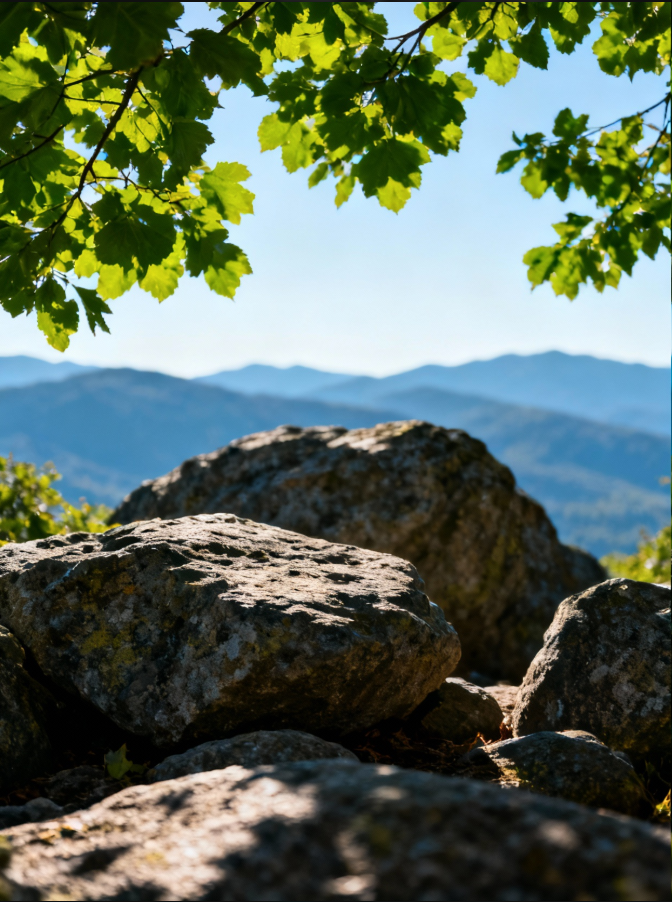
#> input picture trial2/img1.png, 672 x 902 px
$ jupyter execute withaddedanalysis.ipynb   (older library calls are emulated)
#> lines starting #> are read from the running program, lines starting #| are printed output that depends on the picture
[cell 1]
import numpy as np
import cv2
import matplotlib.pyplot as plt
from scipy.sparse import lil_matrix, csr_matrix
from scipy.sparse.linalg import spsolve
import maxflow
from typing import Tuple, Dict

class ImageFusionPipeline:
    #edge aware img fusion through intelligent region selection and gradie4nt blending

    def __init__(self, img1_path: str, img2_path: str):
#> called with img1_path = 'image1.jpg', img2_path = 'image2.jpg'
        self.img1 = cv2.imread("img1.png")
#> self.img1 is the input picture: shape (902, 672, 3); mean B, G, R 92.1, 108.1, 93.1
        self.img2 = cv2.imread("img2.png")
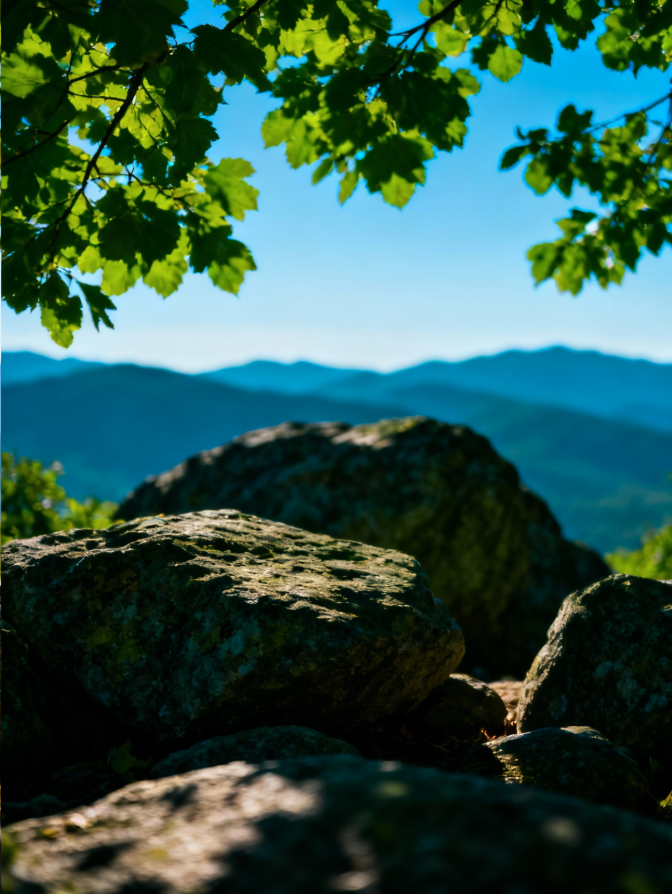
#> input picture trial2/img2.png, 672 x 894 px
#> self.img2 is the input picture: shape (894, 672, 3); mean B, G, R 74.7, 86.3, 47.5

        if self.img1 is None or self.img2 is None:
            raise ValueError("Could not read one or both images")

        #resizing to match
        if self.img1.shape != self.img2.shape:
            h, w = min(self.img1.shape[0], self.img2.shape[0]), min(self.img1.shape[1], self.img2.shape[1])
            self.img1 = cv2.resize(self.img1, (w, h))
#> self.img1: shape (894, 672, 3)
            self.img2 = cv2.resize(self.img2, (w, h))

        self.img1_rgb = cv2.cvtColor(self.img1, cv2.COLOR_BGR2RGB)
        self.img2_rgb = cv2.cvtColor(self.img2, cv2.COLOR_BGR2RGB)

        #analysis results
        self.analysis = None
        self.mask = None
        self.blended = None
        self.refined = None

    def analyze_images(self) -> Dict:
        #analysing both images to determine their characteristics:
        #- structure/sharpness (edge strength, local contrast)
        #- appearance (color richness, brightness, saturation)
        #returns : dictionary with analysis metrics for decision-making
        print("\nAnalyzing Image Characteristics")

        #convert to grayscale for structure analysis
        gray1 = cv2.cvtColor(self.img1, cv2.COLOR_BGR2GRAY)
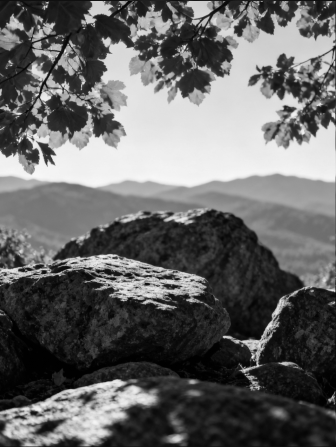
#> gray1: shape (894, 672) (shown at 1/2 size); min 0, max 249, mean 101.7
        gray2 = cv2.cvtColor(self.img2, cv2.COLOR_BGR2GRAY)
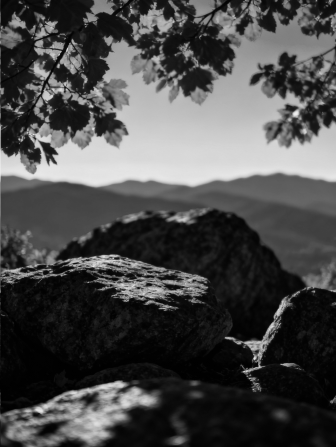
#> gray2: shape (894, 672) (shown at 1/2 size); min 0, max 243, mean 73.4

        #1. STRUCTURE ANALYSIS: Edge strength and local contrast
        #sobel gradients for edge detection
        sobelx1 = cv2.Sobel(gray1, cv2.CV_64F, 1, 0, ksize=3)
        sobely1 = cv2.Sobel(gray1, cv2.CV_64F, 0, 1, ksize=3)
        edge_mag1 = np.sqrt(sobelx1**2 + sobely1**2)

        sobelx2 = cv2.Sobel(gray2, cv2.CV_64F, 1, 0, ksize=3)
        sobely2 = cv2.Sobel(gray2, cv2.CV_64F, 0, 1, ksize=3)
        edge_mag2 = np.sqrt(sobelx2**2 + sobely2**2)

        #local contrast using Laplacian
        lap1 = cv2.Laplacian(gray1, cv2.CV_64F)
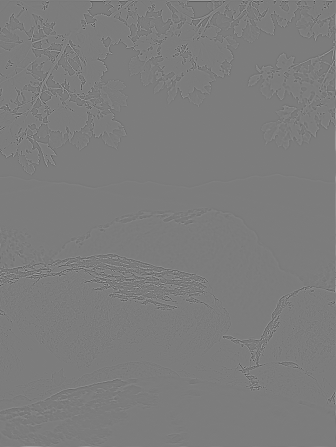
#> lap1: shape (894, 672) float64 (shown at 1/2 size); min -364, max 382, mean 0.1; drawn with min black and max white
        lap2 = cv2.Laplacian(gray2, cv2.CV_64F)
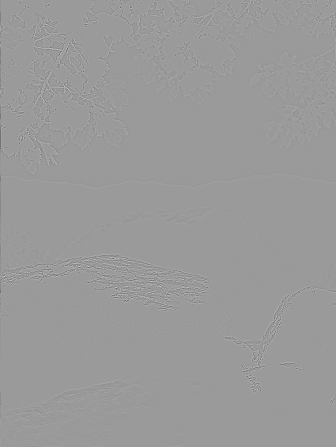
#> lap2: shape (894, 672) float64 (shown at 1/2 size); min -412, max 269, mean -0.1; drawn with min black and max white

        #structure metrics
        edge_strength1 = np.mean(edge_mag1)
#> edge_strength1 = 58.58
        edge_strength2 = np.mean(edge_mag2)
#> edge_strength2 = 43.97
        contrast1 = np.std(lap1)
#> contrast1 = 21.89
        contrast2 = np.std(lap2)
#> contrast2 = 17.99
        sharpness1 = np.mean(np.abs(lap1))
#> sharpness1 = 10.09
        sharpness2 = np.mean(np.abs(lap2))
#> sharpness2 = 8.04

        #2. APPEARANCE ANALYSIS: Color and brightness
        #convert to HSV for color analysis
        hsv1 = cv2.cvtColor(self.img1, cv2.COLOR_BGR2HSV)
#> hsv1: shape (894, 672, 3); mean H, S, V 58.1, 119.2, 118.4
        hsv2 = cv2.cvtColor(self.img2, cv2.COLOR_BGR2HSV)
#> hsv2: shape (894, 672, 3); mean H, S, V 68.6, 194.3, 97.4

        #color richness (saturation)
        saturation1 = np.mean(hsv1[:, :, 1])
#> saturation1 = 119.2
        saturation2 = np.mean(hsv2[:, :, 1])
#> saturation2 = 194.3

        #brightness
        brightness1 = np.mean(hsv1[:, :, 2])
#> brightness1 = 118.4
        brightness2 = np.mean(hsv2[:, :, 2])
#> brightness2 = 97.36

        #color variance (how varied the colors are)
        color_var1 = np.std(self.img1_rgb, axis=(0, 1)).mean()
#> color_var1 = 86.03
        color_var2 = np.std(self.img2_rgb, axis=(0, 1)).mean()
#> color_var2 = 78.87

        analysis = {
            'edge_strength': (edge_strength1, edge_strength2),
            'contrast': (contrast1, contrast2),
            'sharpness': (sharpness1, sharpness2),
            'saturation': (saturation1, saturation2),
            'brightness': (brightness1, brightness2),
            'color_variance': (color_var1, color_var2),
            'edge_maps': (edge_mag1, edge_mag2),
            'laplacian': (lap1, lap2)
        }

        print(f"\nImage 1:")
        print(f"  Structure - Edge Strength: {edge_strength1:.2f}, Contrast: {contrast1:.2f}, Sharpness: {sharpness1:.2f}")
#|   Structure - Edge Strength: 58.58, Contrast: 21.89, Sharpness: 10.09
        print(f"  Appearance - Saturation: {saturation1:.2f}, Brightness: {brightness1:.2f}, Color Var: {color_var1:.2f}")
#|   Appearance - Saturation: 119.25, Brightness: 118.37, Color Var: 86.03

        print(f"\nImage 2:")
        print(f"  Structure - Edge Strength: {edge_strength2:.2f}, Contrast: {contrast2:.2f}, Sharpness: {sharpness2:.2f}")
#|   Structure - Edge Strength: 43.97, Contrast: 17.99, Sharpness: 8.04
        print(f"  Appearance - Saturation: {saturation2:.2f}, Brightness: {brightness2:.2f}, Color Var: {color_var2:.2f}")
#|   Appearance - Saturation: 194.26, Brightness: 97.36, Color Var: 78.87

        #determine roles
        structure_score1 = edge_strength1 + contrast1 + sharpness1
#> structure_score1 = 90.56
        structure_score2 = edge_strength2 + contrast2 + sharpness2
#> structure_score2 = 70

        appearance_score1 = saturation1 + color_var1
#> appearance_score1 = 205.3
        appearance_score2 = saturation2 + color_var2
#> appearance_score2 = 273.1

        print(f"\n=> Structure: Image {'1' if structure_score1 > structure_score2 else '2'} is sharper")
#| => Structure: Image 1 is sharper
        print(f"=> Appearance: Image {'1' if appearance_score1 > appearance_score2 else '2'} has richer colors")
#| => Appearance: Image 2 has richer colors

        self.analysis = analysis
#> self.analysis = 8 items
        return analysis

    def segment_graph_cuts(self, connectivity: int = 4, color_space: str = 'RGB') -> np.ndarray:
        #intelligent segmentation: decide which regions to take from each image based on local structure and appearance quality.
        #Data term: prefer the image with stronger local features, Smoothness term: encourage coherent regions

#> called with connectivity = 4, color_space = 'RGB'
        h, w = self.img1.shape[:2]

        if self.analysis is None:
            self.analyze_images()

        print("\nStage 1: Graph Cuts Segmentation")
        print("Building graph with structure-aware data terms...")

        #convert to chosen color space
        if color_space == 'HSV':
            img1_cs = cv2.cvtColor(self.img1, cv2.COLOR_BGR2HSV).astype(np.float32)
            img2_cs = cv2.cvtColor(self.img2, cv2.COLOR_BGR2HSV).astype(np.float32)
        elif color_space == 'Lab':
            img1_cs = cv2.cvtColor(self.img1, cv2.COLOR_BGR2Lab).astype(np.float32)
            img2_cs = cv2.cvtColor(self.img2, cv2.COLOR_BGR2Lab).astype(np.float32)
        else:
            img1_cs = self.img1_rgb.astype(np.float32)
            img2_cs = self.img2_rgb.astype(np.float32)

        #get local structure quality maps
        edge_mag1, edge_mag2 = self.analysis['edge_maps']
        lap1, lap2 = self.analysis['laplacian']

        #normalize edge magnitudes
        edge_mag1_norm = (edge_mag1 - edge_mag1.min()) / (edge_mag1.max() - edge_mag1.min() + 1e-8)
        edge_mag2_norm = (edge_mag2 - edge_mag2.min()) / (edge_mag2.max() - edge_mag2.min() + 1e-8)

        #local contrast (absolute Laplacian)
        contrast1 = np.abs(lap1)
        contrast2 = np.abs(lap2)
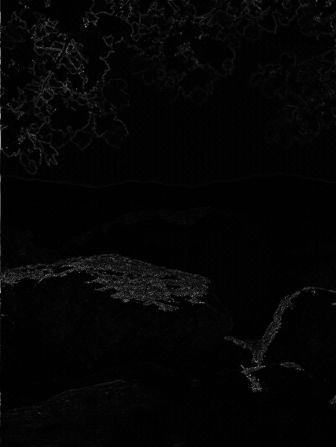
#> contrast2: shape (894, 672) float64 (shown at 1/2 size); min 0, max 412, mean 8; drawn with min black and max white
        contrast1_norm = (contrast1 - contrast1.min()) / (contrast1.max() - contrast1.min() + 1e-8)
        contrast2_norm = (contrast2 - contrast2.min()) / (contrast2.max() - contrast2.min() + 1e-8)

        #combined quality score: prefer image with stronger local structure
        quality1 = edge_mag1_norm + contrast1_norm
        quality2 = edge_mag2_norm + contrast2_norm
#> (the call stopped at in segment_graph_cuts, `g = maxflow.Graph[float]()`: maxflow is not available in this run)

        #create graph
        g = maxflow.Graph[float]()
        nodes = g.add_nodes(h * w)

        #DATA TERM: Assign pixels based on local quality
        #higher quality → lower cost (prefer this source)
        quality1_flat = quality1.flatten()
        quality2_flat = quality2.flatten()

        #normalize and invert (lower quality = higher cost)
        max_quality = max(quality1_flat.max(), quality2_flat.max())
        if max_quality > 0:
            data_cost1 = (1.0 - quality1_flat / max_quality) * 100
            data_cost2 = (1.0 - quality2_flat / max_quality) * 100
        else:
            data_cost1 = np.ones(h * w) * 50
            data_cost2 = np.ones(h * w) * 50

        #set terminal edges (source=img1, sink=img2)
        for i in range(h * w):
            g.add_tedge(nodes[i], data_cost1[i], data_cost2[i])

        #SMOOTHNESS TERM: Encourage coherent regions
        #weight edges by color similarity (less cost for similar neighbors)
        sigma_color = 30.0

        # [11 lines left out: function add_edge, not called in this run]

        #add neighborhood connections
        for i in range(h):
            for j in range(w):
                add_edge(i, j, i, j+1)
                add_edge(i, j, i+1, j)

                if connectivity == 8:
                    add_edge(i, j, i+1, j+1)
                    add_edge(i, j, i+1, j-1)

        #compute max-flow/min-cut
        print("Computing min-cut...")
        flow = g.maxflow()
        print(f"Max flow: {flow:.2f}")

        #extract segmentation mask
        mask = np.zeros(h * w, dtype=np.uint8)
        for i in range(h * w):
            mask[i] = g.get_segment(nodes[i])

        self.mask = mask.reshape(h, w)

        #statistics
        pixels_from_img1 = np.sum(self.mask == 0)
        pixels_from_img2 = np.sum(self.mask == 1)
        print(f"Segmentation: {pixels_from_img1} pixels from Image 1, {pixels_from_img2} pixels from Image 2")

        return self.mask

    def poisson_blend(self, mask: np.ndarray = None) -> np.ndarray:
        #gradient-domain Poisson blending:
        #- Extract gradients (structure) from selected regions
        #- Match boundary conditions from surrounding context
        #- Solve for smooth intensity field
        if mask is None:
            mask = self.mask

        print("\nStage 2: Poisson Blending")
        print("Extracting gradients from selected regions...")

        h, w = self.img1_rgb.shape[:2]
        result = np.zeros_like(self.img1_rgb, dtype=np.float32)

        #process each color channel
        for c in range(3):
            # Source and target
            source = self.img2_rgb[:, :, c].astype(np.float32)
            target = self.img1_rgb[:, :, c].astype(np.float32)

            #find region boundary (for boundary conditions)
            mask_dilated = cv2.dilate(mask.astype(np.uint8), np.ones((3,3), np.uint8))
            boundary = (mask_dilated > mask)

            #build linear system: match gradients inside mask
            n_pixels = h * w
            A = lil_matrix((n_pixels, n_pixels))
            b = np.zeros(n_pixels)

            for i in range(h):
                for j in range(w):
                    idx = i * w + j

                    if mask[i, j]:  #inside selected region
                        # 4-neighbor Laplacian: ∇²f = ∇²g (match source gradients)
                        A[idx, idx] = 4

                        #compute gradient guidance
                        guidance = 4 * source[i, j]

                        for di, dj in [(-1,0), (1,0), (0,-1), (0,1)]:
                            ni, nj = i + di, j + dj
                            if 0 <= ni < h and 0 <= nj < w:
                                nidx = ni * w + nj

                                if mask[ni, nj]:  #neighbor inside mask
                                    A[idx, nidx] = -1
                                    guidance -= source[ni, nj]
                                else:  #boundary: use target value
                                    guidance -= target[ni, nj]

                        b[idx] = guidance

                    else:  #outside mask: preserve target
                        A[idx, idx] = 1
                        b[idx] = target[i, j]

            #solve sparse system
            print(f"  Channel {c+1}/3: Solving {n_pixels}x{n_pixels} sparse system...")
            A_csr = A.tocsr()
            result_channel = spsolve(A_csr, b)
            result[:, :, c] = result_channel.reshape(h, w)
#> this loop made 1 pass
#> pass 1, in poisson_blend, `source = self.img2_rgb[:, :, c].astype(np.float32)`:
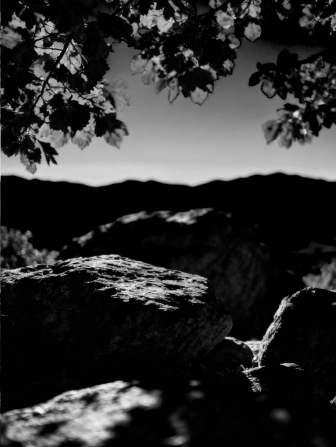
#> source: shape (894, 672) float32 (shown at 1/2 size); min 0, max 254, mean 47.5
#> pass 1, in poisson_blend, `target = self.img1_rgb[:, :, c].astype(np.float32)`:
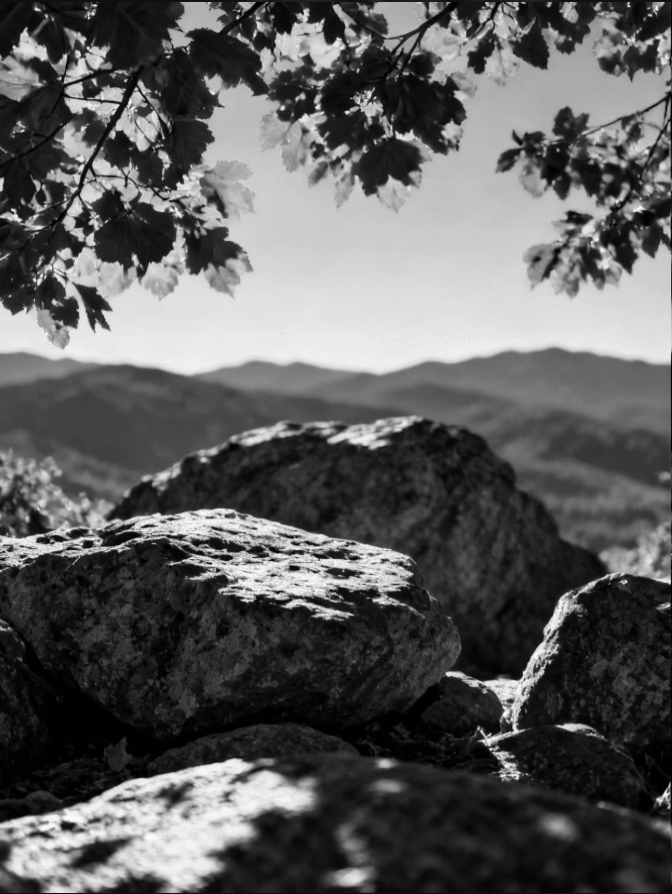
#> target: shape (894, 672) float32; min 0, max 254, mean 93

        result = np.clip(result, 0, 255).astype(np.uint8)
        self.blended = result

        print("gradients blended successfully!")
        return result

    # [42 lines left out: function guided_filter, not called in this run]

    def run_pipeline(self, connectivity: int = 4, color_space: str = 'RGB',
                     filter_radius: int = 8, filter_eps: float = 1e-3):
        print("EDGE-AWARE IMAGE FUSION PIPELINE")

        #analyze both inputs
        self.analyze_images()

        #Intelligent segmentation
        self.segment_graph_cuts(connectivity, color_space)

        #gradient-domain blending
        self.poisson_blend()

        #edge-preserving refinement
        self.guided_filter(self.blended, filter_radius, filter_eps)

        #visualize
        self.visualize_pipeline()

    # [94 lines left out: function visualize_pipeline, not called in this run]


if __name__ == "__main__":
    img1_path = "image1.jpg"
    img2_path = "image2.jpg"

    try:
        pipeline = ImageFusionPipeline(img1_path, img2_path)
        pipeline.run_pipeline(
            connectivity=4,
            color_space='RGB',
            filter_radius=8,
            filter_eps=1e-3
        )
    except Exception as e:
        print(f"Error: {e}")
        print("\nPlease provide two image paths to fuse.")
